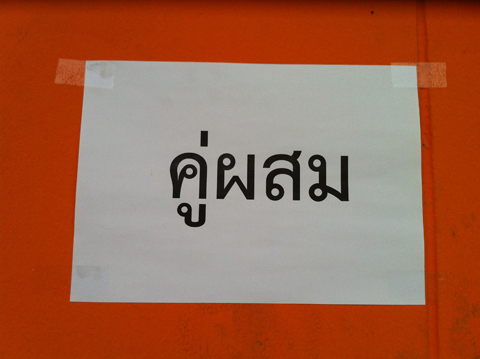
%> input picture t3.jpg, 480 x 359 px
$ octave test.m   (GNU Octave 9; MATLAB toolbox functions it lacks are replaced by stand-ins)
%> lines starting %> are read from the running program, lines starting %| are printed output that depends on the picture; in (x1, y1, x2, y2) boxes, pixels count from 0 and x2, y2 are one past the last pixel; in counts of white or black regions, pixels touching at a corner belong together; the program's own positions count from 1
% Reset
close all
clear
clc

% Read image
test_image = imread('t3.jpg');
%> test_image is the input picture: size 359x480x3 uint8; mean R, G, B 160, 101.2, 76

% Transform to grayscale
test_image_gray = rgb2gray(test_image);
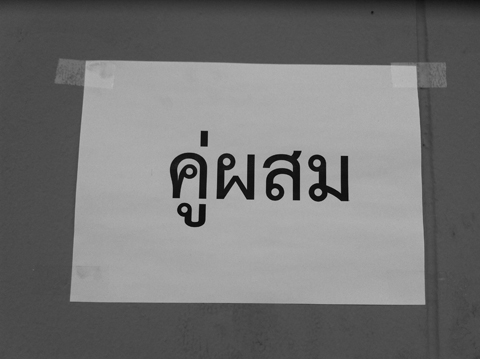
%> test_image_gray: size 359x480 uint8; min 2, max 188, mean 115.9
figure; imshow(test_image_gray);

% Transform to black and white
% TODO: Change to local threshold
test_image_gray_threshold = graythresh(test_image_gray); % Get an appropriate threshold
%> test_image_gray_threshold = 0.471
test_image_bw = im2bw(test_image_gray, test_image_gray_threshold);
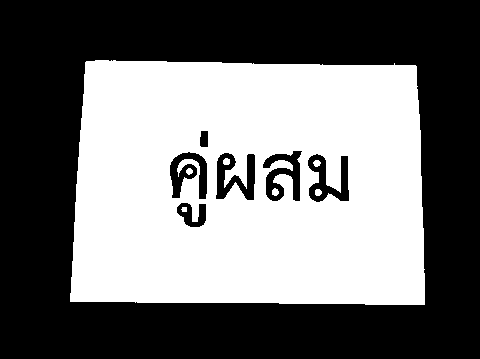
%> test_image_bw: size 359x480 logical; 45.4% white; 7 white regions, largest, box (x1, y1, x2, y2) and area: (70, 60, 425, 305) 78077, (272, 188, 279, 196) 43, (223, 158, 230, 165) 42
figure; imshow(test_image_bw);

% TODO: Add opening and closing

% Detect edge with canny
test_image_edge = edge(test_image_bw, 'canny');
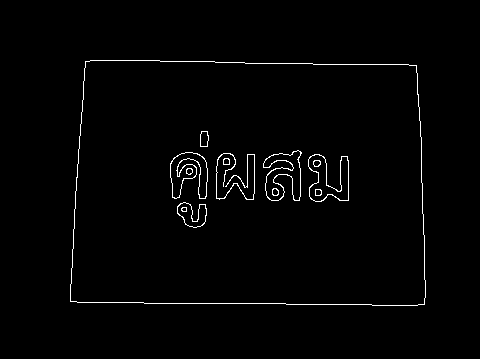
%> test_image_edge: size 359x480 logical; 1.5% white in thin lines or dots, all inside (x1, y1, x2, y2) = (70, 60, 426, 306)
figure; imshow(test_image_edge);

% Detect boundaries
boundaries = bwboundaries(test_image_edge);
%> boundaries = 25 boundaries; largest, box (x1, y1, x2, y2) and points: (70, 60, 426, 306) 1165, (71, 61, 425, 305) 1157, (216, 153, 255, 200) 499, (263, 150, 302, 201) 259, (170, 152, 208, 199) 253

% Draw objects
objects = [];
figure; imshow(test_image_edge); hold on;

for i = 1:length(boundaries)
    boundary = boundaries{i};

    boundary_bound = [...
        min(boundary(:, 2)),... % X
        min(boundary(:, 1)),... % Y
        max(boundary(:, 2)) - min(boundary(:, 2)),... % Width
        max(boundary(:, 1)) - min(boundary(:, 1))... % Height
    ];

    objects = [objects; boundary_bound];
    rectangle('Position', boundary_bound, 'EdgeColor', 'y'); % Draw rectangle
end
%> this loop made 25 passes
%> boundary_bound on passes 4 to 15: [182 208 5 4], [187 169 6 6], [201 132 8 15], [217 154 38 46], [224 159 6 6], [264 151 38 50], [273 189 6 7], [309 155 40 47], [314 161 7 6], [316 190 6 6], [72 62 353 243], [172 154 35 44]
%> objects on passes 1 to 3: [71 61 355 245], [71 61 355 245; 171 153 37 46], [71 61 355 245; 171 153 37 46; 178 203 29 25]
%> after the loop, objects = 25 rows, first 8: [71 61 355 245; 171 153 37 46; 178 203 29 25; 182 208 5 4; 187 169 6 6; 201 132 8 15; 217 154 38 46; 224 159 6 6]
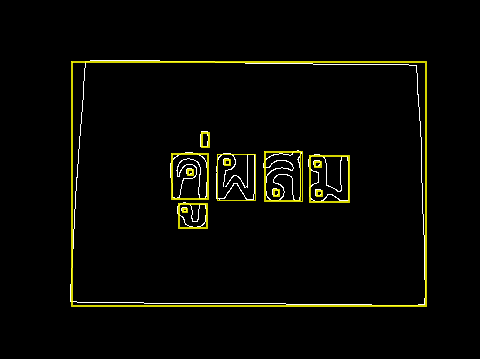
%> figure redrawn from the program's plot data

% Draw characters
characters = [];
figure; imshow(test_image); hold on;

for i = 1:length(objects)
    object = objects(i, :);
    character_x = object(1);
    character_y = object(2);
    character_width = object(3);
    character_height = object(4);

    if character_width < character_height % TODO: Add more conditions
        characters = [characters; object];
        rectangle('Position', object, 'EdgeColor', 'g');
    end
end
%> this loop made 25 passes
%> (character_x, character_y, character_width, character_height, characters) on passes 6 to 7: (201, 132, 8, 15, [171 153 37 46; 201 132 8 15]), (217, 154, 38, 46, [171 153 37 46; 201 132 8 15; 217 154 38 46])
%> (character_x, character_y, character_width, character_height) on passes 1, 2, 3, 4, 5, 8: (71, 61, 355, 245), (171, 153, 37, 46), (178, 203, 29, 25), (182, 208, 5, 4), (187, 169, 6, 6), (224, 159, 6, 6)
%> after the loop, characters = 11 rows, first 8: [171 153 37 46; 201 132 8 15; 217 154 38 46; 264 151 38 50; 273 189 6 7; 309 155 40 47; 172 154 35 44; 202 133 6 13]
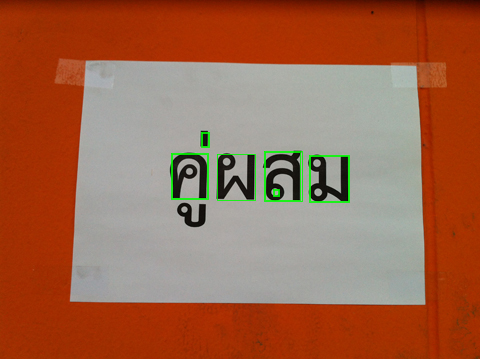
%> figure redrawn from the program's plot data

[size(objects, 1), size(characters, 1), size(objects, 1) - size(characters, 1)]
%> ans = [25 11 14]

$ run again, with t1.jpg copied over t3.jpg
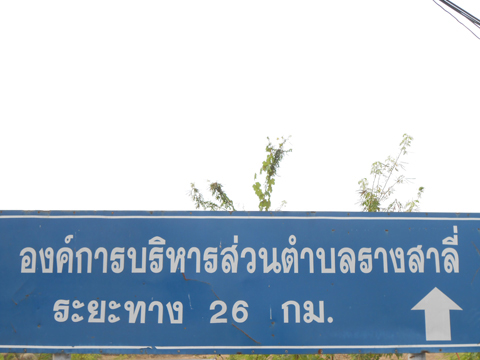
%> input picture t1.jpg, 480 x 360 px
%> test_image is the input picture: size 360x480x3 uint8; mean R, G, B 184.4, 197.9, 210.6
%> test_image_gray_threshold = 0.682
%> test_image_bw: size 360x480 logical; 63.8% white; 82 black regions (75 under 20 px), largest, box (x1, y1, x2, y2) and area: (0, 217, 480, 360) 58285, (0, 183, 480, 218) 3141, (263, 149, 284, 192) 321
%> test_image_edge: size 360x480 logical; 4.4% white in thin lines or dots
%> boundaries = 167 boundaries; largest, box (x1, y1, x2, y2) and points: (156, 343, 479, 350) 1293, (1, 214, 479, 218) 955, (1, 218, 479, 221) 955, (1, 344, 147, 349) 585, (263, 149, 371, 213) 473
%> the loop `for i = 1:length(boundaries)` made 167 passes
%> boundary_bound on passes 4 to 6: [2 345 145 4], [21 248 16 25], [26 260 2 4]
%> after the loop `for i = 1:length(boundaries)`: objects = 167 rows, first 8: [2 210 223 2; 2 215 477 3; 2 219 477 2; 2 345 145 4; 21 248 16 25; 26 260 2 4; 40 248 14 25; 55 300 14 22]
%> after the loop `for i = 1:length(boundaries)`:
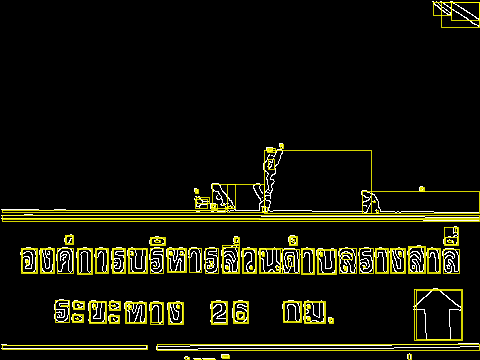
%> figure redrawn from the program's plot data
%> the loop `for i = 1:length(objects)` made 167 passes
%> (character_x, character_y, character_width, character_height, characters) on passes 6 to 7: (26, 260, 2, 4, [21 248 16 25; 26 260 2 4]), (40, 248, 14, 25, [21 248 16 25; 26 260 2 4; 40 248 14 25])
%> after the loop `for i = 1:length(objects)`: characters = 105 rows, first 8: [21 248 16 25; 26 260 2 4; 40 248 14 25; 55 300 14 22; 57 248 16 25; 65 235 8 9; 77 248 15 26; 89 301 17 22]
%> after the loop `for i = 1:length(objects)`:
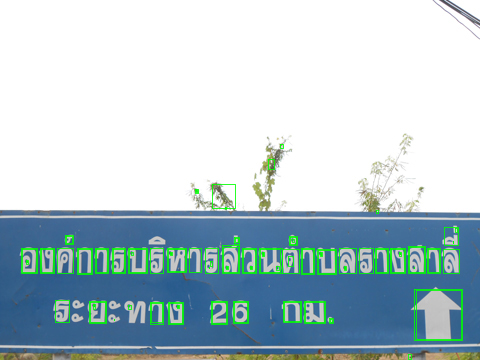
%> figure redrawn from the program's plot data
%> ans = [167 105 62]

$ run again, with t2.jpg copied over t3.jpg
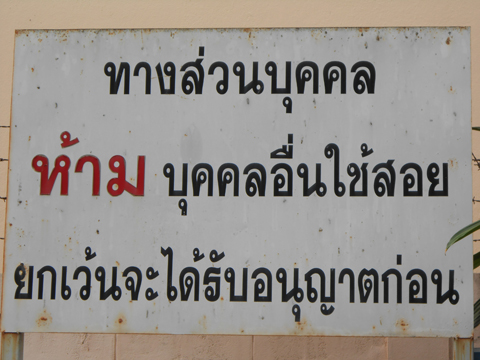
%> input picture t2.jpg, 480 x 360 px
%> test_image is the input picture: size 360x480x3 uint8; mean R, G, B 150, 144.6, 139.6
%> test_image_gray_threshold = 0.404
%> test_image_bw: size 360x480 logical; 87% white; 177 black regions (109 under 20 px), largest, box (x1, y1, x2, y2) and area: (107, 155, 145, 196) 919, (32, 155, 71, 195) 897, (305, 268, 335, 303) 596
%> test_image_edge: size 360x480 logical; 5.4% white in thin lines or dots
%> boundaries = 264 boundaries; largest, box (x1, y1, x2, y2) and points: (32, 155, 71, 195) 400, (358, 268, 379, 303) 338, (180, 59, 205, 95) 337, (178, 266, 200, 301) 332, (351, 61, 376, 94) 323
%> the loop `for i = 1:length(boundaries)` made 264 passes
%> boundary_bound on passes 4 to 6: [2 332 23 27], [15 31 4 3], [15 264 19 36]
%> after the loop `for i = 1:length(boundaries)`: objects = 264 rows, first 8: [2 159 6 3; 2 197 6 4; 2 315 0 4; 2 332 23 27; 15 31 4 3; 15 264 19 36; 19 201 3 3; 20 271 3 4]
%> after the loop `for i = 1:length(boundaries)`:
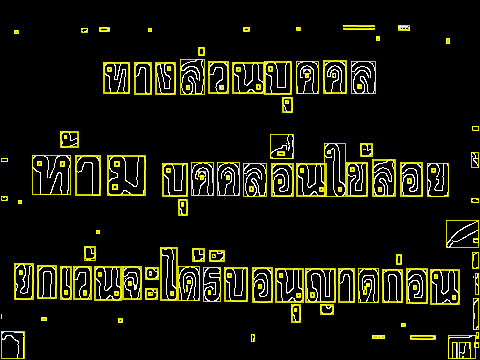
%> figure redrawn from the program's plot data
%> the loop `for i = 1:length(objects)` made 264 passes
%> (character_x, character_y, character_width, character_height, characters) on passes 4, 6: (2, 332, 23, 27, [2 315 0 4; 2 332 23 27]), (15, 264, 19, 36, [2 315 0 4; 2 332 23 27; 15 264 19 36])
%> after the loop `for i = 1:length(objects)`: characters = 168 rows, first 8: [2 315 0 4; 2 332 23 27; 15 264 19 36; 20 271 3 4; 33 156 38 39; 38 266 19 33; 61 162 4 5; 61 267 11 33]
%> after the loop `for i = 1:length(objects)`:
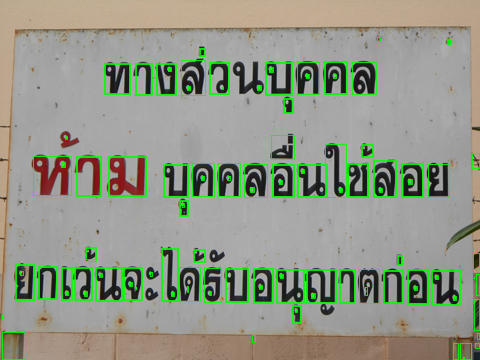
%> figure redrawn from the program's plot data
%> ans = [264 168 96]

$ run again, with t4.jpg copied over t3.jpg
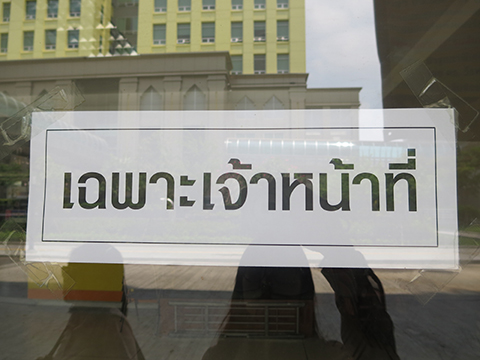
%> input picture t4.jpg, 480 x 360 px
%> test_image is the input picture: size 360x480x3 uint8; mean R, G, B 131.9, 130.7, 120.4
%> test_image_gray_threshold = 0.518
%> test_image_bw: size 360x480 logical; 47.9% white; 91 white regions (71 under 20 px), largest, box (x1, y1, x2, y2) and area: (20, 0, 480, 288) 76645, (0, 0, 120, 60) 4660, (311, 269, 333, 291) 169
%> test_image_edge: size 360x480 logical; 5% white in thin lines or dots, all inside (x1, y1, x2, y2) = (1, 1, 479, 292)
%> boundaries = 169 boundaries; largest, box (x1, y1, x2, y2) and points: (40, 127, 219, 246) 1608, (123, 1, 362, 112) 1496, (144, 266, 423, 292) 773, (14, 93, 159, 275) 747, (373, 1, 479, 271) 704
%> the loop `for i = 1:length(boundaries)` made 169 passes
%> boundary_bound on passes 4 to 6: [2 247 3 8], [3 2 9 20], [3 95 5 6]
%> after the loop `for i = 1:length(boundaries)`: objects = 169 rows, first 8: [2 24 6 2; 2 33 7 20; 2 52 118 9; 2 247 3 8; 3 2 9 20; 3 95 5 6; 7 246 5 9; 9 97 9 8]
%> after the loop `for i = 1:length(boundaries)`:
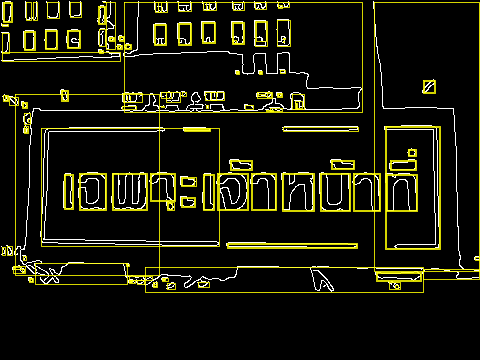
%> figure redrawn from the program's plot data
%> the loop `for i = 1:length(objects)` made 169 passes
%> (character_x, character_y, character_width, character_height, characters) on passes 4 to 5: (2, 247, 3, 8, [2 33 7 20; 2 247 3 8]), (3, 2, 9, 20, [2 33 7 20; 2 247 3 8; 3 2 9 20])
%> after the loop `for i = 1:length(objects)`: characters = 81 rows, first 8: [2 33 7 20; 2 247 3 8; 3 2 9 20; 3 95 5 6; 7 246 5 9; 15 94 144 181; 22 102 5 6; 23 256 3 4]
%> after the loop `for i = 1:length(objects)`:
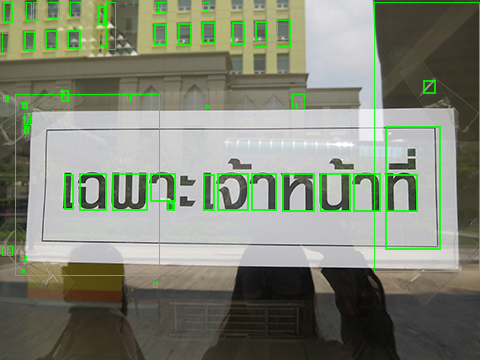
%> figure redrawn from the program's plot data
%> ans = [169 81 88]
